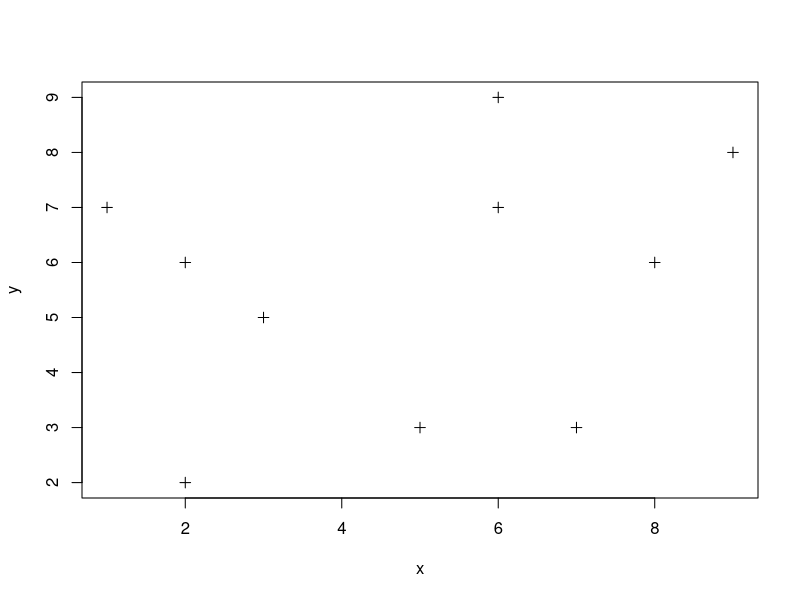
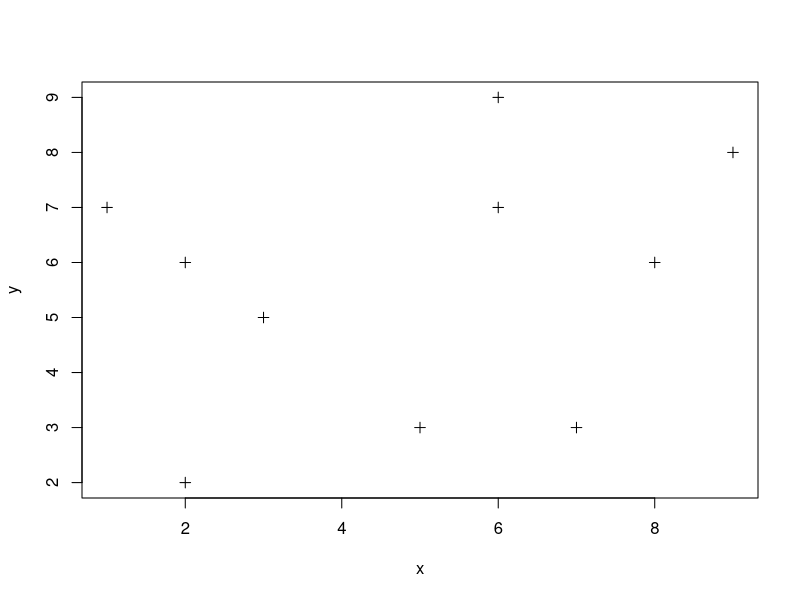
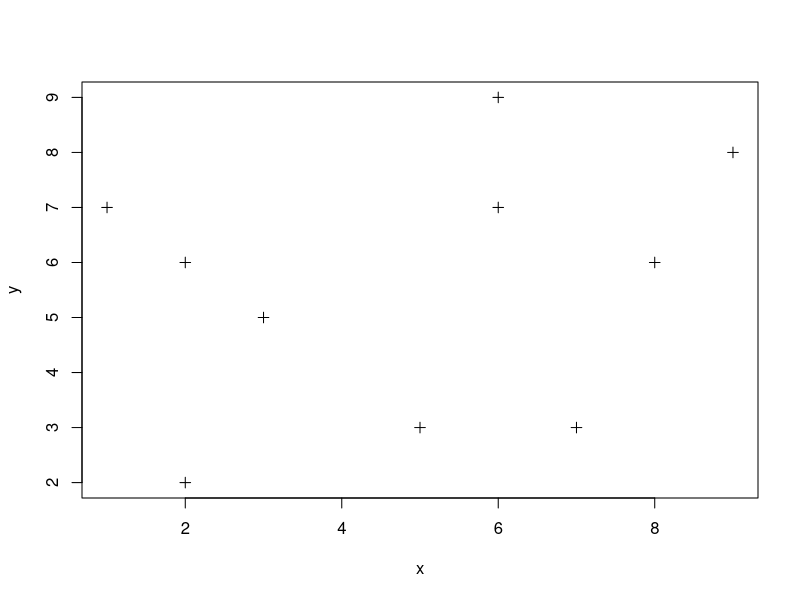
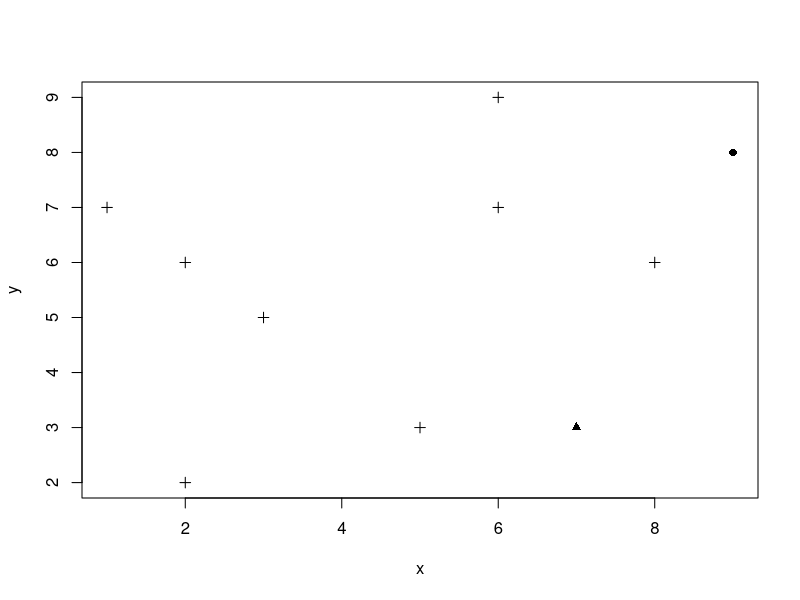
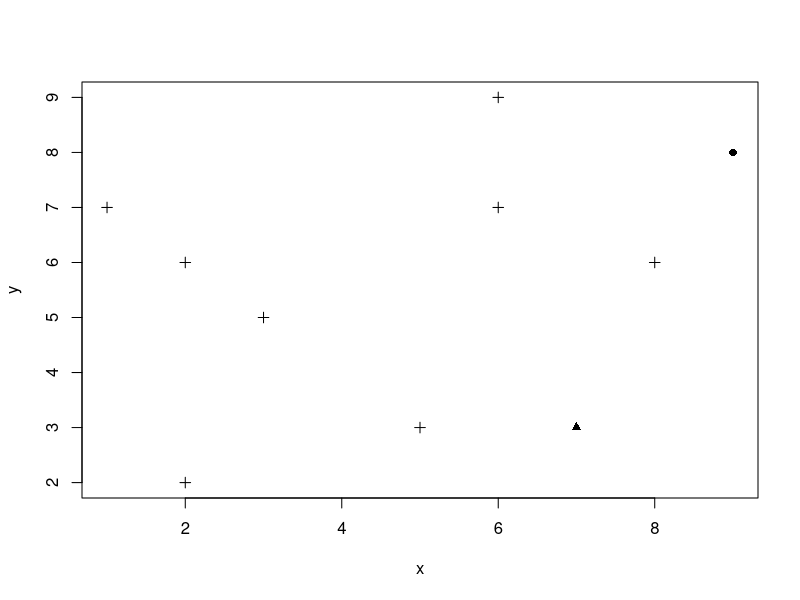
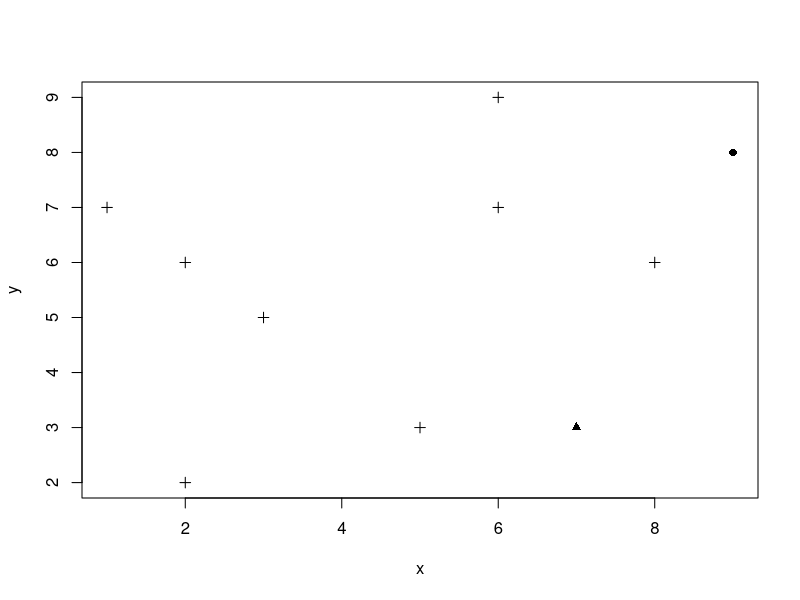
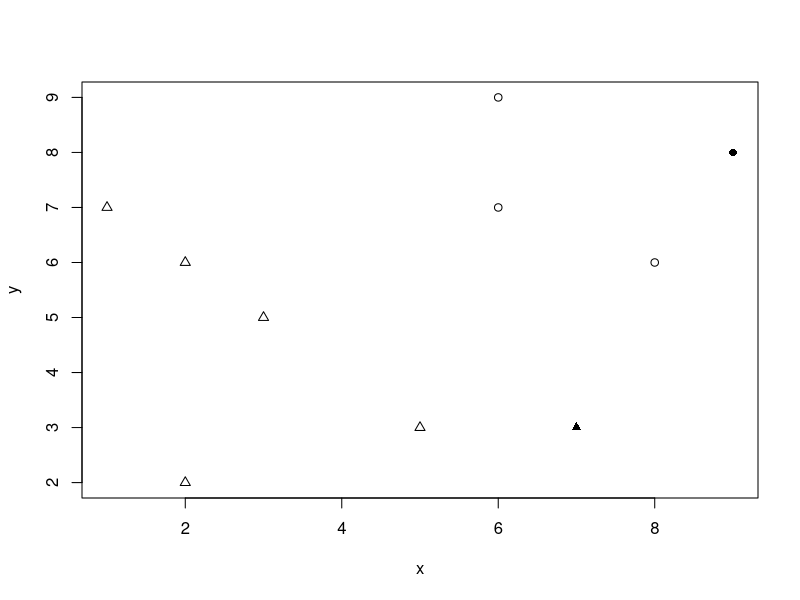
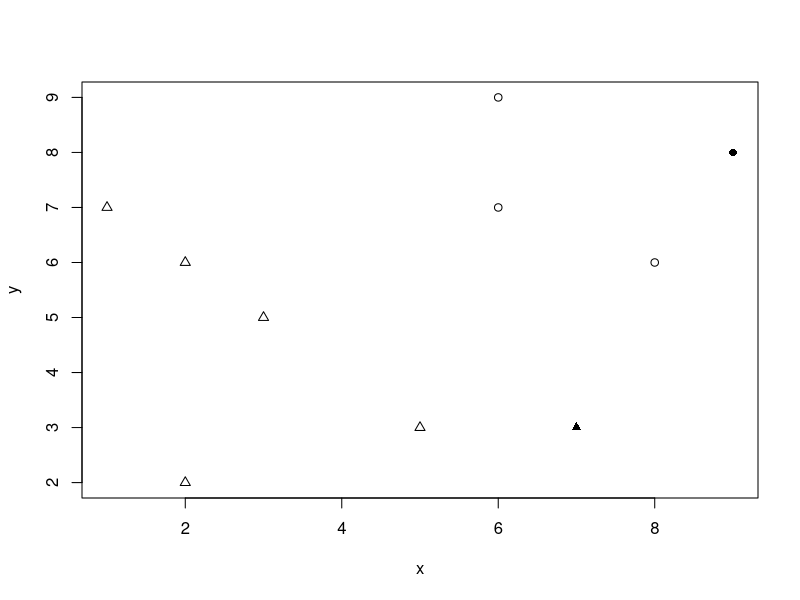

Write R code to recreate these figures, in order.
x <- c(1, 2, 5, 3, 9, 2, 8, 7, 6, 6)
y <- c(7, 6, 3, 5, 8, 2, 6, 3, 9, 7)

n <- 10
circle <- 1
full_circle <- 16
triangle <- 2
full_triangle <- 17
cross <- 3

df <- data.frame(x, y, forms = rep(cross, n))

save_images <- function(filename, df) {
  png(paste(filename, ".png", sep = ""))
  plot(df$x, df$y, pch = df$forms, xlab = "x", ylab = "y")
  dev.off()
  svg(paste(filename, ".svg", sep = ""))
  plot(df$x, df$y, pch = df$forms, xlab = "x", ylab = "y")
  dev.off()
  pdf(paste(filename, ".pdf", sep = ""))
  plot(df$x, df$y, pch = df$forms, xlab = "x", ylab = "y")
  dev.off
}

save_images("c7_kmeans_before", df)

index1 <- 5
index2 <- 8
df$forms[index1] <- full_circle
df$forms[index2] <- full_triangle
save_images("c7_kmeans_init", df)

dist <- function(x1, y1, x2, y2) {
  return(sqrt((x1 - x2)^2 + (y1 - y2)^2))
}

x1 <- df$x[index1]
y1 <- df$y[index1]
x2 <- df$x[index2]
y2 <- df$y[index2]

df$forms <- apply(df, 1,
               function(row) {
                 d1 <- dist(row[1], row[2], x1, y1)
                 d2 <- dist(row[1], row[2], x2, y2)
                 if (d1 < d2) {
                   return(circle)
                 } else {
                   return(triangle)
                 }
               })
df$forms[index1] <- full_circle
df$forms[index2] <- full_triangle
save_images("c7_kmeans_first", df)

x1 <- mean(df[df$forms == circle, "x"])
y1 <- mean(df[df$forms == circle, "y"])
x2 <- mean(df[df$forms == triangle, "x"])
y2 <- mean(df[df$forms == triangle, "y"])
df$forms[index1] <- circle
df$forms[index2] <- triangle
df <- rbind(df, c(x1, y1, full_circle), c(x2, y2, full_triangle))
save_images("c7_kmeans_new_center", df)
